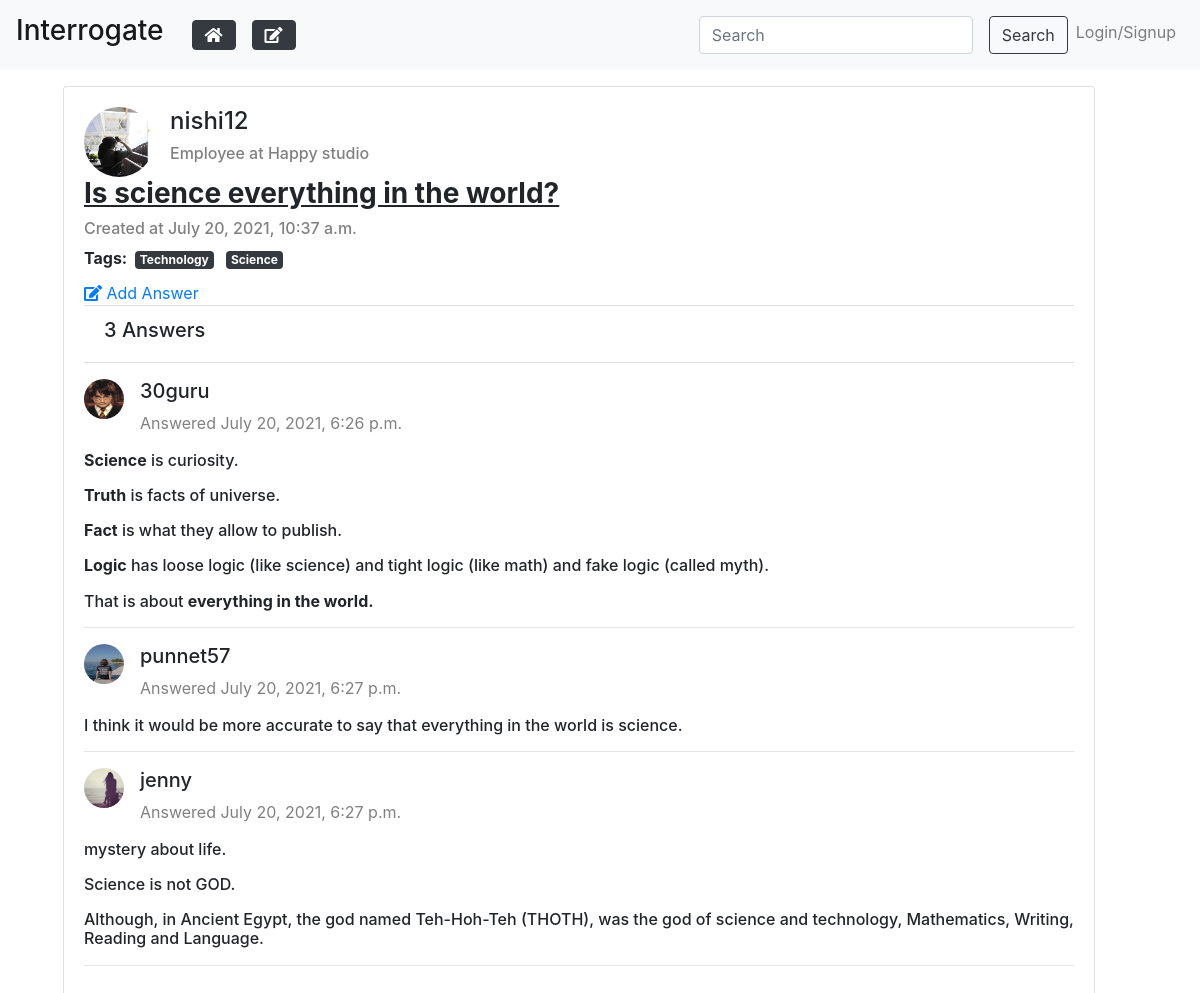
/Quora/39/, run on the app's committed database.
### quora/models.py (models this page shows, shortened)
class Question(models.Model):
    sno = models.AutoField(primary_key=True)
    question = models.CharField(max_length=255)
    user = models.ForeignKey(User, on_delete=models.CASCADE)
    status = models.BooleanField(default=0)
    queTopics = models.ManyToManyField(quoraTopic)
    timestamp = models.DateTimeField(default=now)

class quoraTopic(models.Model):
    topic_id = models.AutoField(primary_key=True)
    topic = models.CharField(max_length=50)
    image = models.ImageField(upload_to = 'quora/topicImg/')

class Answer(models.Model):
    sno = models.AutoField(primary_key=True)
    answer= RichTextField(blank=True, null= True)
    user=models.ForeignKey(User, on_delete=models.CASCADE)
    question=models.ForeignKey(Question, on_delete=models.CASCADE)
    timeStamp=models.DateTimeField(default=now)

### authentication/models.py (models this page shows, shortened)
class Profile(models.Model):
    user = models.OneToOneField(User, on_delete=models.CASCADE)
    first_name = models.CharField(max_length=100)
    last_name = models.CharField(max_length=100, blank=True)
    description = models.TextField(blank=True)
    employment = models.CharField(max_length=100, blank=True)
    school = models.CharField(max_length=100, blank=True)
    topics = models.ManyToManyField(quoraTopic)
    userImage = models.ImageField(upload_to = 'auth/userImg/', default = 'user.png')

### quora/views.py (the view)
# urls.py: path('<int:sno>/', views.questionDetail, name='questionDetail'),
def questionDetail(request,sno):
    que = Question.objects.filter(sno=sno).get()
    print(que.question)
    context = {'que': que }
    return render(request,'questionDetails.html',context)

### quora/context_processors.py (called while the page is built)
def add_variable_to_context(request):
    allTopics = quoraTopic.objects.all()
    return{'allTopics':allTopics , 'form':addAnswer}

### quora/templates/questionDetails.html (shortened to what this page needs)
{% extends 'base.html' %}
{% block content %}
<div class="container row">
    <div class="col-12">
        <div class="card ml-5 mt-3">
            <div class="card-body">
                <div class="media">
                    <a href="{% url 'othersProfile' que.user.username%}" target="_blank">
                        <img class="rounded-circle mr-3" src="{{que.user.profile.userImage.url}}" alt="..." width="70px" height="70px">
                    </a>
                    <div class="media-body">
                        <h4 class="mt-0">{{que.user}}</h4>
                        {% if que.user.profile.employment == '' and que.user.profile.school == ''%}
                        <h6></h6>
                        {% elif que.user.profile.employment == '' %}
                        <h6 style="color: grey;">Student at {{que.user.profile.school}}</h6>
                        {% else %}
                        <h6 style="color: grey;">Employee at {{que.user.profile.employment}}</h6>
                        {% endif %}
                    </div>
                </div>
                <h3><u><b>{{que.question}}</b></u></h3>
                <h6 style="color: grey;">Created at {{que.timestamp}}</h6>
                <div class="tags mb-2 mt-2">
                    <b>Tags: </b>
                    {% for topic in que.queTopics.all %}
                        <span class="badge badge-dark m-1">{{ topic.topic }}</span>
                    {% endfor %}
                </div>
                <a data-toggle="collapse" href="#ansCollapse{{que.sno}}{{queTopic.topic_id}}" role="button" aria-expanded="false" aria-controls="ansCollapse{{que.sno}}{{queTopic.topic_id}}" class="addAns mr-2">
                    <i class="fas fa-edit" area-hidden="true"></i> Add Answer
                </a>
                <ul class="list-group list-group-flush mb-3">
                    <li class="list-group-item">
                        <h5>{{que.answer_set.count}} Answers</h5>
                    </li>
                </ul>
                {% for answer in que.answer_set.all %}
                <div class="media">
                <a href="{% url 'othersProfile' answer.user.username%}" target="_blank">
                    <img class="rounded-circle mr-3" src="{{answer.user.profile.userImage.url}}" alt="..." width="40px" height="40px">
                </a>
                    <div class="media-body">
                        <h5 class="mt-0">{{answer.user}}</h5>
                        <span style="color: grey;">Answered {{ answer.timeStamp }}</span>
                    </div>
                    </div>
                    <h6 class="mt-3">{{ answer.answer|safe }}</h6>
                    <hr>
                {% endfor %}
            </div>
        </div>
    </div>
</div>
{% endblock content %}

### data on the page
Question: user.profile.userImage (picture), user "nishi12", user.profile.employment "Happy studio", question "Is science everything in the world?", timestamp "July 20, 2021, 10:37 a.m.", answer_set.count "3"
quoraTopic: topic "Technology"
quoraTopic: topic "Science"
Answer: user.profile.userImage (picture), user "30guru", timeStamp "July 20, 2021, 6:26 p.m.", answer "Science is curiosity. Truth is facts of universe. Fact is what they allow to publish. Logic has loose logic (like science) and tight logic (like math) and fake logic (called myth). That is about everything in the world."
Answer: user.profile.userImage (picture), user "punnet57", timeStamp "July 20, 2021, 6:27 p.m.", answer "I think it would be more accurate to say that everything in the world is science."
Answer: user.profile.userImage (picture), user "jenny", timeStamp "July 20, 2021, 6:27 p.m.", answer "mystery about life. Science is not GOD. Although, in Ancient Egypt, the god named Teh-Hoh-Teh (THOTH), was the god of science and technology, Mathematics, Writing, Reading and Language."
